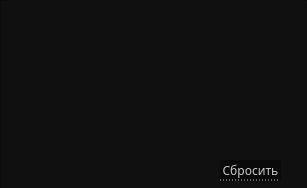
   <widget class="QWidget" name="type">
    <property name="geometry">
     <rect>
      <x>0</x>
      <y>0</y>
      <width>307</width>
      <height>188</height>
     </rect>
    </property>
    <attribute name="icon">
     <iconset>
      <normaloff>../../images/down-arrow.png</normaloff>../../images/down-arrow.png</iconset>
    </attribute>
    <attribute name="label">
     <string>Тип накопителя</string>
    </attribute>
    <widget class="QFrame" name="frameType">
     <property name="geometry">
      <rect>
       <x>0</x>
       <y>0</y>
       <width>311</width>
       <height>191</height>
      </rect>
     </property>
     <property name="styleSheet">
      <string notr="true">QFrame{
	background-color: #101010;
}
</string>
     </property>
     <property name="frameShape">
      <enum>QFrame::StyledPanel</enum>
     </property>
     <property name="frameShadow">
      <enum>QFrame::Raised</enum>
     </property>
     <widget class="QTableWidget" name="tableType">
      <property name="enabled">
       <bool>true</bool>
      </property>
      <property name="geometry">
       <rect>
        <x>10</x>
        <y>0</y>
        <width>291</width>
        <height>161</height>
       </rect>
      </property>
      <property name="font">
       <font>
        <family>Montserrat Medium</family>
        <stylestrategy>PreferAntialias</stylestrategy>
       </font>
      </property>
      <property name="mouseTracking">
       <bool>true</bool>
      </property>
      <property name="focusPolicy">
       <enum>Qt::NoFocus</enum>
      </property>
      <property name="autoFillBackground">
       <bool>false</bool>
      </property>
      <property name="styleSheet">
       <string notr="true">QTableWidget::item
{
 	border-bottom: 1px solid rgb(60,60,60); 
	border-right: 0px;
	border-left: 0px;
	border-top:0px;
}

QTableView
{
	background-color: #101010;
	color: #dddddd;
	border-top: 0px;
	border-right: 0px;
	border-left: 0px;
	border-bottom: 0px;
}

QTableWidget::item:hover {
    color: white;
	border-bottom: 1px solid rgb(180,180,180);
}      

QTableWidget::item:selected
{
 	color: white;
	border-bottom: 1px solid rgb(180,180,180);
}

QScrollBar:vertical {
	border: none;
    background-color: #151515;
    width: 8px;
    margin: 15px 0 15px 0;
	border-radius: 0px;
 }

/*  HANDLE BAR VERTICAL */
QScrollBar::handle:vertical {	
	background-color: #151515;
	min-height: 30px;
	border-radius: 0px;
	border: 1px solid;
	border-right: 0px;
	border-color: rgb(60,60,60);
}
QScrollBar::handle:vertical:hover{	
	background-color:  rgb(50,50,50);
	border-color: rgb(60,60,60);
}
QScrollBar::handle:vertical:pressed {	
	background-color: rgb(120, 0, 2);
}

/* BTN TOP - SCROLLBAR */
QScrollBar::sub-line:vertical {
	background-color: #151515;
	height: 15px;
	subcontrol-position: top;
	subcontrol-origin: margin;
	border: 0px;
	border-bottom: 1px solid rgb(180, 0, 0);
}
QScrollBar::sub-line:vertical:hover {	
	background-color: #575757;
	border-color: #242424;
}
QScrollBar::sub-line:vertical:pressed {	
	background-color: rgb(120, 0, 2);
}

/* BTN BOTTOM - SCROLLBAR */
QScrollBar::add-line:vertical {
	background-color: #151515;
	height: 15px;
	subcontrol-position: bottom;
	subcontrol-origin: margin;
	border: 1px solid;
	border-color: rgb(60,60,60);
	border: 1px solid;
	border-top:1px solid rgb(180, 0, 0);
	border-right: 0px;
	border-bottom: 0px;
}
QScrollBar::add-line:vertical:hover {	
	background-color: #575757;
	border-color: #242424;
}
QScrollBar::add-line:vertical:pressed {	
	background-color: rgb(120, 0, 2);
}
/* RESET ARROW */
QScrollBar::up-arrow:vertical, QScrollBar::down-arrow:vertical {
	background: none;
}

QScrollBar::add-page:vertical, QScrollBar::sub-page:vertical {
	background: none;
}</string>
      </property>
      <property name="editTriggers">
       <set>QAbstractItemView::AnyKeyPressed|QAbstractItemView::EditKeyPressed|QAbstractItemView::SelectedClicked</set>
      </property>
      <property name="selectionMode">
       <enum>QAbstractItemView::MultiSelection</enum>
      </property>
      <property name="selectionBehavior">
       <enum>QAbstractItemView::SelectRows</enum>
      </property>
      <property name="showGrid">
       <bool>false</bool>
      </property>
      <property name="gridStyle">
       <enum>Qt::SolidLine</enum>
      </property>
      <property name="sortingEnabled">
       <bool>true</bool>
      </property>
      <attribute name="horizontalHeaderVisible">
       <bool>false</bool>
      </attribute>
      <attribute name="horizontalHeaderCascadingSectionResizes">
       <bool>true</bool>
      </attribute>
      <attribute name="horizontalHeaderDefaultSectionSize">
       <number>120</number>
      </attribute>
      <attribute name="horizontalHeaderHighlightSections">
       <bool>false</bool>
      </attribute>
      <attribute name="horizontalHeaderMinimumSectionSize">
       <number>15</number>
      </attribute>
      <attribute name="horizontalHeaderShowSortIndicator" stdset="0">
       <bool>true</bool>
      </attribute>
      <attribute name="horizontalHeaderStretchLastSection">
       <bool>false</bool>
      </attribute>
      <attribute name="verticalHeaderVisible">
       <bool>false</bool>
      </attribute>
      <attribute name="verticalHeaderCascadingSectionResizes">
       <bool>false</bool>
      </attribute>
      <attribute name="verticalHeaderMinimumSectionSize">
       <number>10</number>
      </attribute>
      <column>
       <property name="text">
        <string>Выбор</string>
       </property>
      </column>
      <column>
       <property name="text">
        <string>Название</string>
       </property>
      </column>
     </widget>
     <widget class="QPushButton" name="btnResetType">
      <property name="geometry">
       <rect>
        <x>220</x>
        <y>160</y>
        <width>61</width>
        <height>21</height>
       </rect>
      </property>
      <property name="font">
       <font>
        <family>Montserrat Medium</family>
        <pointsize>9</pointsize>
       </font>
      </property>
      <property name="styleSheet">
       <string notr="true">QPushButton
{	
	background-color: rgb(10, 10, 10);
	color:  rgb(200,200, 200);
	border: 0px;
	border-bottom: 1px dotted rgb(200, 200, 200);
}

QPushButton::hover
{
	color: red;
	border-bottom: 1px dotted red;
}
</string>
      </property>
      <property name="text">
       <string>Сбросить</string>
      </property>
     </widget>
    </widget>
   </widget>
